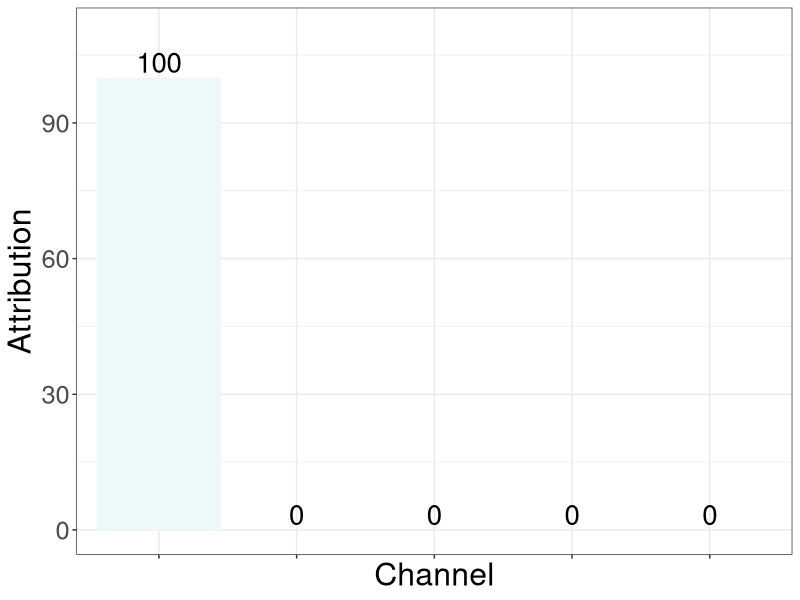
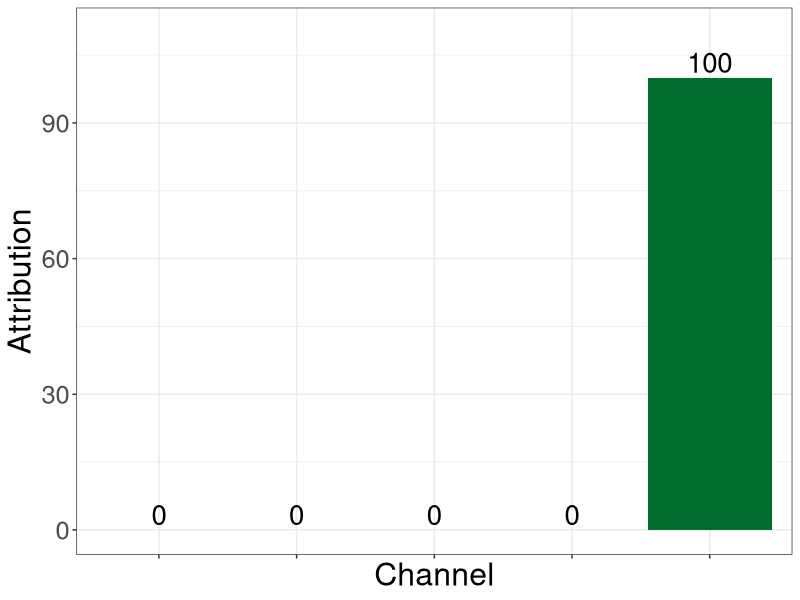
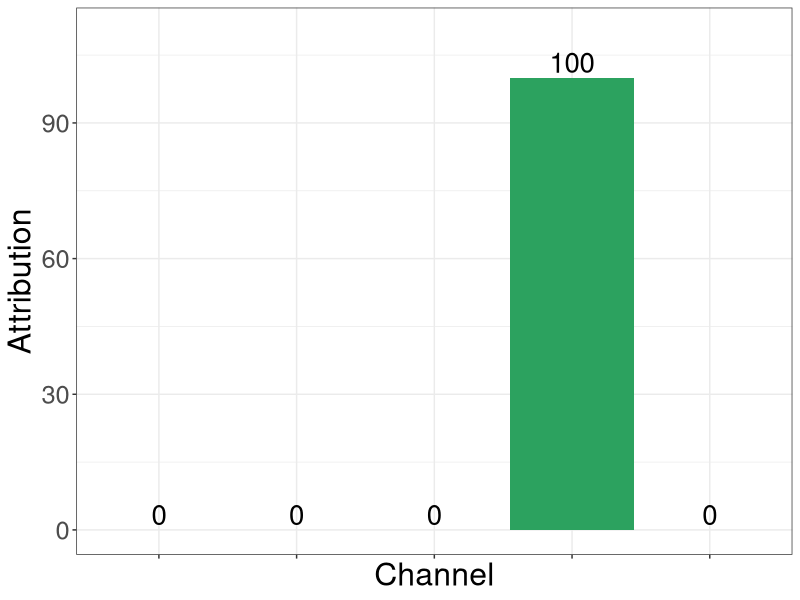
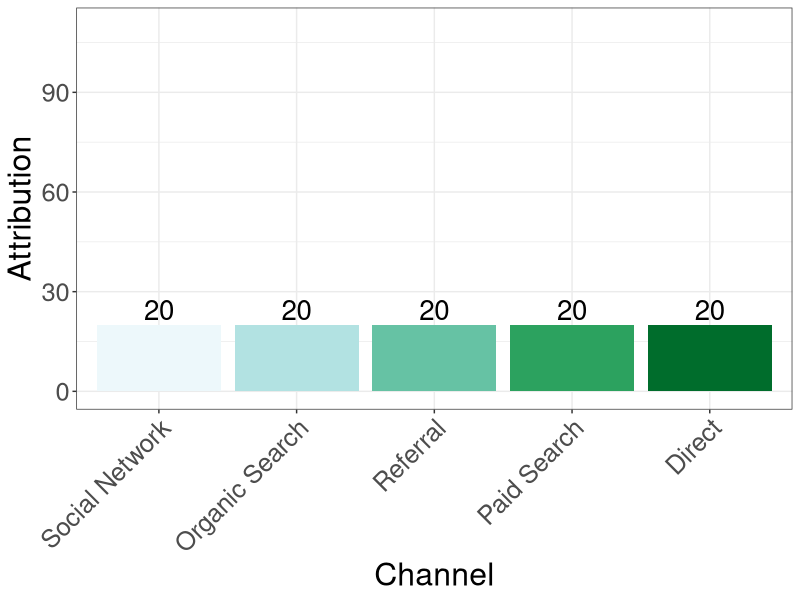
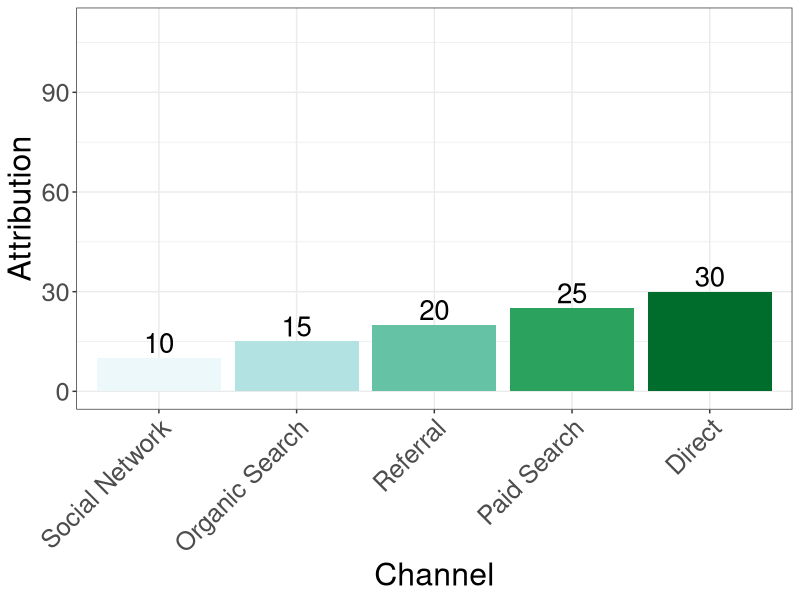

Reproduce these figures in R, in order.
## ---- chunk 1
knitr::opts_chunk$set(fig.width=10, fig.height=6, echo=FALSE, warning=FALSE, message=FALSE)
## ---- chunk 2
library(dplyr)
library(RColorBrewer)
library(colorspace)
library(ggplot2)

categoryData = data.frame(values = c(100,0,0,0,0),Class = c("Social Network","Organic Search", "Referral", "Paid Search", "Direct"))
colourCount = length(unique(categoryData$Class))

colours = c('#edf8fb','#b2e2e2','#66c2a4','#2ca25f','#006d2c')
dataApp <- categoryData #%>% dplyr::filter(Class == "SVM")
dataApp$Class = factor(dataApp$Class, levels=c(Class = c("Social Network","Organic Search", "Referral", "Paid Search", "Direct")))
c <- ggplot(dataApp, aes(x=factor(Class),y=values,fill = factor(Class)))
c+geom_bar(stat="identity",position=position_dodge()) +
  geom_text(aes(y=values, ymax=values, label=round(values,2)),
            position= position_dodge(width=0.9),vjust=-.25, color="black",size = 7) +
  scale_fill_manual(values = colours,guide = FALSE) + theme_bw() + 
  xlab("Channel") + ylab("Attribution") + expand_limits(y = c(0, 110))+
  theme(text = element_text(size=23),plot.title = element_text(size = rel(1)),axis.text.x = element_blank())# +  scale_fill_brewer(name = "Classifier")
## ---- chunk 3
library(dplyr)
library(RColorBrewer)
library(colorspace)
library(ggplot2)
categoryData = data.frame(values = c(0,0,0,0,100),Class = c("Social Network","Organic Search", "Referral", "Paid Search", "Direct"))
colourCount = length(unique(categoryData$Class))

colours = c('#edf8fb','#b2e2e2','#66c2a4','#2ca25f','#006d2c')
dataApp <- categoryData #%>% dplyr::filter(Class == "SVM")
dataApp$Class = factor(dataApp$Class, levels=c(Class = c("Social Network","Organic Search", "Referral", "Paid Search", "Direct")))
c <- ggplot(dataApp, aes(x=factor(Class),y=values,fill = factor(Class)))
c+geom_bar(stat="identity",position=position_dodge()) +
  geom_text(aes(y=values, ymax=values, label=round(values,2)),
            position= position_dodge(width=0.9),vjust=-.25, color="black",size = 7) +
  scale_fill_manual(values = colours,guide = FALSE) + theme_bw() + 
   
  xlab("Channel") + ylab("Attribution") + expand_limits(y = c(0, 110))+
  theme(text = element_text(size=23),plot.title = element_text(size = rel(1)),axis.text.x = element_blank()) # +  scale_fill_brewer(name = "Classifier")

## ---- chunk 4
library(dplyr)
library(RColorBrewer)
library(colorspace)
library(ggplot2)
categoryData = data.frame(values = c(0,0,0,100,0),Class = c("Social Network","Organic Search", "Referral", "Paid Search", "Direct"))
colourCount = length(unique(categoryData$Class))

colours = c('#edf8fb','#b2e2e2','#66c2a4','#2ca25f','#006d2c')
dataApp <- categoryData #%>% dplyr::filter(Class == "SVM")
dataApp$Class = factor(dataApp$Class, levels=c(Class = c("Social Network","Organic Search", "Referral", "Paid Search", "Direct")))
c <- ggplot(dataApp, aes(x=factor(Class),y=values,fill = factor(Class)))
c+geom_bar(stat="identity",position=position_dodge()) +
  geom_text(aes(y=values, ymax=values, label=round(values,2)),
            position= position_dodge(width=0.9),vjust=-.25, color="black",size = 7) +
  scale_fill_manual(values = colours,guide = FALSE) + theme_bw() + 
   
  xlab("Channel") + ylab("Attribution") + expand_limits(y = c(0, 110))+
  theme(text = element_text(size=23),plot.title = element_text(size = rel(1)),axis.text.x = element_blank())# +  scale_fill_brewer(name = "Classifier")

## ---- chunk 5
library(dplyr)
library(RColorBrewer)
library(colorspace)
library(ggplot2)
categoryData = data.frame(values = c(20,20,20,20,20),Class = c("Social Network","Organic Search", "Referral", "Paid Search", "Direct"))
colourCount = length(unique(categoryData$Class))

colours = c('#edf8fb','#b2e2e2','#66c2a4','#2ca25f','#006d2c')
dataApp <- categoryData #%>% dplyr::filter(Class == "SVM")
dataApp$Class = factor(dataApp$Class, levels=c(Class = c("Social Network","Organic Search", "Referral", "Paid Search", "Direct")))
c <- ggplot(dataApp, aes(x=factor(Class),y=values,fill = factor(Class)))
c+geom_bar(stat="identity",position=position_dodge()) +
  geom_text(aes(y=values, ymax=values, label=round(values,2)),
            position= position_dodge(width=0.9),vjust=-.25, color="black",size = 7) +
  scale_fill_manual(values = colours,guide = FALSE) + theme_bw() + 
   
  xlab("Channel") + ylab("Attribution") + expand_limits(y = c(0, 110))+
  theme(text = element_text(size=23),plot.title = element_text(size = rel(1)),axis.text.x = element_text(angle = 45, hjust = 1))# +  scale_fill_brewer(name = "Classifier")

## ---- chunk 6
library(dplyr)
library(RColorBrewer)
library(colorspace)
library(ggplot2)
categoryData = data.frame(values = c(10,15,20,25,30),Class = c("Social Network","Organic Search", "Referral", "Paid Search", "Direct"))
colourCount = length(unique(categoryData$Class))

colours = c('#edf8fb','#b2e2e2','#66c2a4','#2ca25f','#006d2c')
dataApp <- categoryData #%>% dplyr::filter(Class == "SVM")
dataApp$Class = factor(dataApp$Class, levels=c(Class = c("Social Network","Organic Search", "Referral", "Paid Search", "Direct")))
c <- ggplot(dataApp, aes(x=factor(Class),y=values,fill = factor(Class)))
c+geom_bar(stat="identity",position=position_dodge()) +
  geom_text(aes(y=values, ymax=values, label=round(values,2)),
            position= position_dodge(width=0.9),vjust=-.25, color="black",size = 7) +
  scale_fill_manual(values = colours,guide = FALSE) + theme_bw() + 
   
  xlab("Channel") + ylab("Attribution") + expand_limits(y = c(0, 110))+
  theme(text = element_text(size=23),plot.title = element_text(size = rel(1)),axis.text.x = element_text(angle = 45, hjust = 1))# +  scale_fill_brewer(name = "Classifier")

